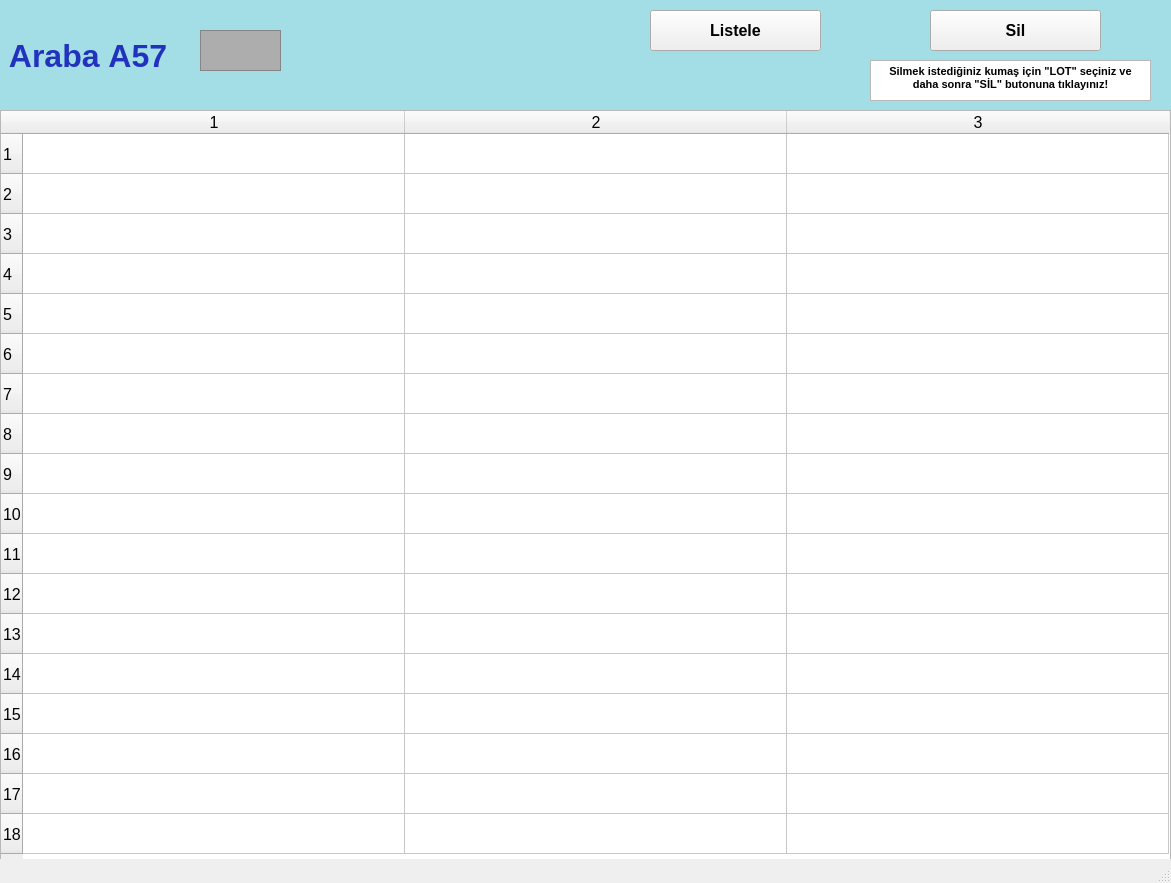
<?xml version="1.0" encoding="UTF-8"?>
<ui version="4.0">
 <class>arabalarA57_ekran</class>
 <widget class="QMainWindow" name="arabalarA57_ekran">
  <property name="geometry">
   <rect>
    <x>0</x>
    <y>0</y>
    <width>1171</width>
    <height>883</height>
   </rect>
  </property>
  <property name="font">
   <font>
    <pointsize>12</pointsize>
    <weight>50</weight>
    <bold>false</bold>
    <kerning>false</kerning>
   </font>
  </property>
  <property name="windowTitle">
   <string/>
  </property>
  <widget class="QWidget" name="centralwidget">
   <widget class="QLabel" name="arabaA1yazi_lbl">
    <property name="geometry">
     <rect>
      <x>0</x>
      <y>0</y>
      <width>1171</width>
      <height>111</height>
     </rect>
    </property>
    <property name="font">
     <font>
      <pointsize>24</pointsize>
      <weight>75</weight>
      <bold>true</bold>
     </font>
    </property>
    <property name="styleSheet">
     <string notr="true">background-color: rgb(163, 221, 229);
color: rgb(34, 50, 190);</string>
    </property>
    <property name="text">
     <string> Araba A57</string>
    </property>
   </widget>
   <widget class="QFrame" name="arabaA1_img">
    <property name="geometry">
     <rect>
      <x>200</x>
      <y>30</y>
      <width>81</width>
      <height>41</height>
     </rect>
    </property>
    <property name="styleSheet">
     <string notr="true">background-color: rgb(173, 173, 173);</string>
    </property>
    <property name="frameShape">
     <enum>QFrame::StyledPanel</enum>
    </property>
    <property name="frameShadow">
     <enum>QFrame::Raised</enum>
    </property>
   </widget>
   <widget class="QPushButton" name="listele57_btn">
    <property name="geometry">
     <rect>
      <x>650</x>
      <y>10</y>
      <width>171</width>
      <height>41</height>
     </rect>
    </property>
    <property name="font">
     <font>
      <pointsize>12</pointsize>
      <weight>75</weight>
      <bold>true</bold>
     </font>
    </property>
    <property name="text">
     <string>Listele</string>
    </property>
   </widget>
   <widget class="QTableWidget" name="A57_tw">
    <property name="geometry">
     <rect>
      <x>0</x>
      <y>110</y>
      <width>1171</width>
      <height>751</height>
     </rect>
    </property>
    <property name="baseSize">
     <size>
      <width>0</width>
      <height>0</height>
     </size>
    </property>
    <property name="rowCount">
     <number>18</number>
    </property>
    <property name="columnCount">
     <number>3</number>
    </property>
    <attribute name="horizontalHeaderVisible">
     <bool>true</bool>
    </attribute>
    <attribute name="horizontalHeaderCascadingSectionResizes">
     <bool>false</bool>
    </attribute>
    <attribute name="horizontalHeaderDefaultSectionSize">
     <number>382</number>
    </attribute>
    <attribute name="horizontalHeaderMinimumSectionSize">
     <number>38</number>
    </attribute>
    <attribute name="verticalHeaderDefaultSectionSize">
     <number>40</number>
    </attribute>
    <attribute name="verticalHeaderMinimumSectionSize">
     <number>23</number>
    </attribute>
    <row/>
    <row/>
    <row/>
    <row/>
    <row/>
    <row/>
    <row/>
    <row/>
    <row/>
    <row/>
    <row/>
    <row/>
    <row/>
    <row/>
    <row/>
    <row/>
    <row/>
    <row/>
    <column/>
    <column/>
    <column/>
   </widget>
   <widget class="QPushButton" name="sil57_btn">
    <property name="geometry">
     <rect>
      <x>930</x>
      <y>10</y>
      <width>171</width>
      <height>41</height>
     </rect>
    </property>
    <property name="font">
     <font>
      <pointsize>12</pointsize>
      <weight>75</weight>
      <bold>true</bold>
     </font>
    </property>
    <property name="text">
     <string>Sil</string>
    </property>
   </widget>
   <widget class="QTextBrowser" name="textBrowser">
    <property name="geometry">
     <rect>
      <x>870</x>
      <y>60</y>
      <width>281</width>
      <height>41</height>
     </rect>
    </property>
    <property name="html">
     <string>&lt;!DOCTYPE HTML PUBLIC &quot;-//W3C//DTD HTML 4.0//EN&quot; &quot;http://www.w3.org/TR/REC-html40/strict.dtd&quot;&gt;
&lt;html&gt;&lt;head&gt;&lt;meta name=&quot;qrichtext&quot; content=&quot;1&quot; /&gt;&lt;style type=&quot;text/css&quot;&gt;
p, li { white-space: pre-wrap; }
&lt;/style&gt;&lt;/head&gt;&lt;body style=&quot; font-family:'MS Shell Dlg 2'; font-size:12pt; font-weight:400; font-style:normal;&quot;&gt;
&lt;p align=&quot;center&quot; style=&quot; margin-top:0px; margin-bottom:0px; margin-left:0px; margin-right:0px; -qt-block-indent:0; text-indent:0px;&quot;&gt;&lt;span style=&quot; font-size:8pt; font-weight:600;&quot;&gt;Silmek istediğiniz kumaş için &amp;quot;LOT&amp;quot; seçiniz ve daha sonra &amp;quot;SİL&amp;quot; butonuna tıklayınız!&lt;/span&gt;&lt;/p&gt;&lt;/body&gt;&lt;/html&gt;</string>
    </property>
   </widget>
  </widget>
  <widget class="QStatusBar" name="statusbar"/>
 </widget>
 <resources/>
 <connections/>
</ui>
